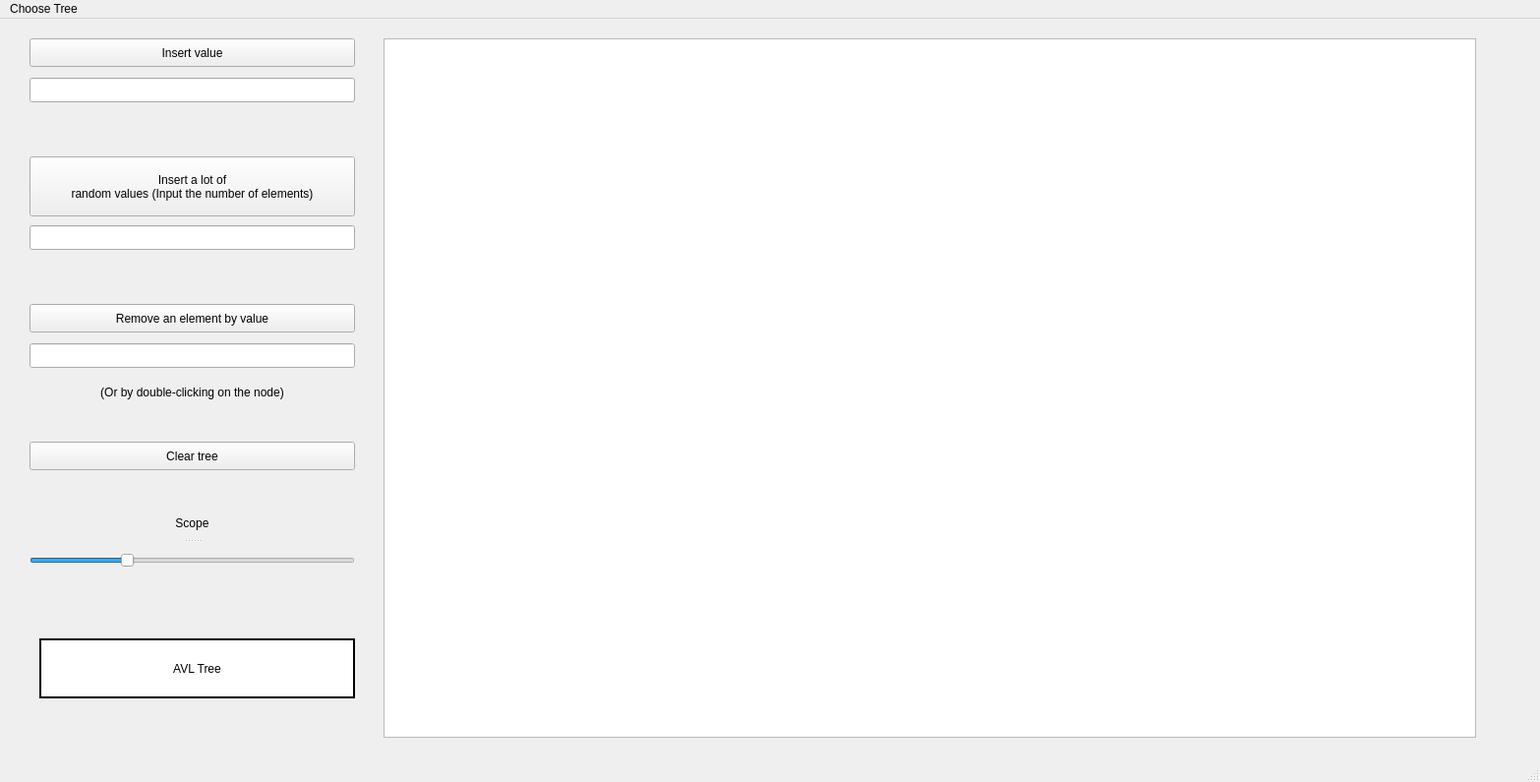
<?xml version="1.0" encoding="UTF-8"?>
<ui version="4.0">
 <class>MainWindow</class>
 <widget class="QMainWindow" name="MainWindow">
  <property name="geometry">
   <rect>
    <x>0</x>
    <y>0</y>
    <width>1566</width>
    <height>795</height>
   </rect>
  </property>
  <property name="windowTitle">
   <string>MainWindow</string>
  </property>
  <widget class="QWidget" name="centralwidget">
   <widget class="QPushButton" name="InsertValueButton">
    <property name="geometry">
     <rect>
      <x>30</x>
      <y>20</y>
      <width>331</width>
      <height>29</height>
     </rect>
    </property>
    <property name="text">
     <string>Insert value</string>
    </property>
   </widget>
   <widget class="QLineEdit" name="ValueInputLineEdit">
    <property name="geometry">
     <rect>
      <x>30</x>
      <y>60</y>
      <width>331</width>
      <height>25</height>
     </rect>
    </property>
   </widget>
   <widget class="QPushButton" name="InsertRandomButton">
    <property name="geometry">
     <rect>
      <x>30</x>
      <y>140</y>
      <width>331</width>
      <height>61</height>
     </rect>
    </property>
    <property name="text">
     <string>Insert a lot of 
random values (Input the number of elements)</string>
    </property>
   </widget>
   <widget class="QLineEdit" name="NumberOfRandomElementsLineEdit">
    <property name="geometry">
     <rect>
      <x>30</x>
      <y>210</y>
      <width>331</width>
      <height>25</height>
     </rect>
    </property>
   </widget>
   <widget class="QPushButton" name="RemoveElementButton">
    <property name="geometry">
     <rect>
      <x>30</x>
      <y>290</y>
      <width>331</width>
      <height>29</height>
     </rect>
    </property>
    <property name="text">
     <string>Remove an element by value</string>
    </property>
   </widget>
   <widget class="QLineEdit" name="RemoveValueLineEdit">
    <property name="geometry">
     <rect>
      <x>30</x>
      <y>330</y>
      <width>331</width>
      <height>25</height>
     </rect>
    </property>
   </widget>
   <widget class="QLabel" name="ClickNodeLabel">
    <property name="geometry">
     <rect>
      <x>60</x>
      <y>370</y>
      <width>271</width>
      <height>20</height>
     </rect>
    </property>
    <property name="text">
     <string>(Or by double-clicking on the node)</string>
    </property>
    <property name="alignment">
     <set>Qt::AlignCenter</set>
    </property>
   </widget>
   <widget class="QPushButton" name="clearTreeButton">
    <property name="geometry">
     <rect>
      <x>30</x>
      <y>430</y>
      <width>331</width>
      <height>29</height>
     </rect>
    </property>
    <property name="text">
     <string>Clear tree</string>
    </property>
   </widget>
   <widget class="QGraphicsView" name="BST_GraphicsView">
    <property name="geometry">
     <rect>
      <x>390</x>
      <y>20</y>
      <width>1111</width>
      <height>711</height>
     </rect>
    </property>
   </widget>
   <widget class="QSplitter" name="splitter">
    <property name="geometry">
     <rect>
      <x>30</x>
      <y>497</y>
      <width>331</width>
      <height>71</height>
     </rect>
    </property>
    <property name="orientation">
     <enum>Qt::Vertical</enum>
    </property>
    <widget class="QLabel" name="label">
     <property name="text">
      <string>Scope</string>
     </property>
     <property name="alignment">
      <set>Qt::AlignCenter</set>
     </property>
    </widget>
    <widget class="QSlider" name="ScopeSlider">
     <property name="minimum">
      <number>1</number>
     </property>
     <property name="maximum">
      <number>32</number>
     </property>
     <property name="value">
      <number>10</number>
     </property>
     <property name="orientation">
      <enum>Qt::Horizontal</enum>
     </property>
    </widget>
   </widget>
   <widget class="QLabel" name="CurrentTreeModeLabel">
    <property name="geometry">
     <rect>
      <x>40</x>
      <y>630</y>
      <width>321</width>
      <height>61</height>
     </rect>
    </property>
    <property name="styleSheet">
     <string notr="true">font: 700 12pt &quot;Segoe UI&quot;;
background-color: rgb(255, 255, 255);

</string>
    </property>
    <property name="frameShape">
     <enum>QFrame::WinPanel</enum>
    </property>
    <property name="text">
     <string>AVL Tree</string>
    </property>
    <property name="alignment">
     <set>Qt::AlignCenter</set>
    </property>
   </widget>
  </widget>
  <widget class="QMenuBar" name="menubar">
   <property name="geometry">
    <rect>
     <x>0</x>
     <y>0</y>
     <width>1566</width>
     <height>25</height>
    </rect>
   </property>
   <widget class="QMenu" name="ChooseTreeMenu">
    <property name="title">
     <string>Choose Tree</string>
    </property>
    <addaction name="setAVL"/>
    <addaction name="setRed_Black"/>
    <addaction name="setSplay"/>
    <addaction name="setTreap"/>
   </widget>
   <addaction name="ChooseTreeMenu"/>
  </widget>
  <widget class="QStatusBar" name="statusbar"/>
  <action name="setAVL">
   <property name="text">
    <string>AVL tree</string>
   </property>
  </action>
  <action name="setRed_Black">
   <property name="text">
    <string>Red-Black tree</string>
   </property>
  </action>
  <action name="setSplay">
   <property name="text">
    <string>Splay tree</string>
   </property>
  </action>
  <action name="setTreap">
   <property name="text">
    <string>Cartesian tree</string>
   </property>
  </action>
 </widget>
 <resources/>
 <connections/>
</ui>
